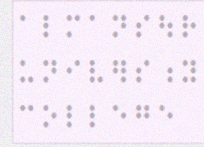
#> input picture braille.jpg, 204 x 147 px
$ python 'Braille Character.py'   (older library calls are emulated)
#> lines starting #> are read from the running program, lines starting #| are printed output that depends on the picture; after the words box and inside, x2 and y2 are one past the last pixel; in counts of white or black regions, pixels touching at a corner belong together
import cv2
import numpy as np
import imutils

from PIL import ImageFont, ImageDraw, Image # Custom font Vietnammese

# image = cv2.imread("shapes_and_colors.jpg")
image = cv2.imread("braille.jpg")
#> image is the input picture: shape (147, 204, 3); mean B, G, R 246.5, 235.5, 244.8
gray = cv2.cvtColor(image, cv2.COLOR_BGR2GRAY)
h, w = gray.shape[:2]
#> h = 147; w = 204
gray = gray[10:h-10, 15:w]
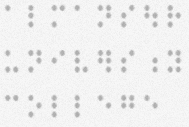
#> gray: shape (127, 189); min 172, max 249, mean 239.7

# [16 lines of commented-out code are left out]

blur = cv2.GaussianBlur(gray, (9,9), 100)
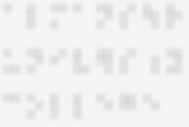
#> blur: shape (127, 189); min 214, max 246, mean 239.6
kernel1 = cv2.getStructuringElement(cv2.MORPH_ELLIPSE, (7, 7))
close = cv2.morphologyEx(blur, cv2.MORPH_CLOSE, kernel1)
div = np.float32(gray)/(close)
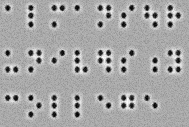
#> div: shape (127, 189) float32; min 0.749, max 1.13, mean 0.997; drawn with min black and max white
res = np.uint8(cv2.normalize(div, div, 0, 255, cv2.NORM_MINMAX))
rest, bw_img = cv2.threshold(res, 127, 255, cv2.THRESH_BINARY_INV)
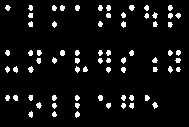
#> bw_img: shape (127, 189); 6.7% white; 70 white regions (1 under 20 px), largest, box (x1, y1, x2, y2) and area: (129, 5, 135, 11) 26, (60, 50, 65, 56) 26, (28, 66, 34, 73) 26

cv2.imshow("image_orginal", image)
cv2.imshow("res", res)
cv2.imshow("bw_img", bw_img)

# create new image
h, w = bw_img.shape[:2]
#> h = 127; w = 189
mark = res[0:h, 0:w]

# Bang chu cai
#> (the run stopped early here; a loop or call above may not have finished)
